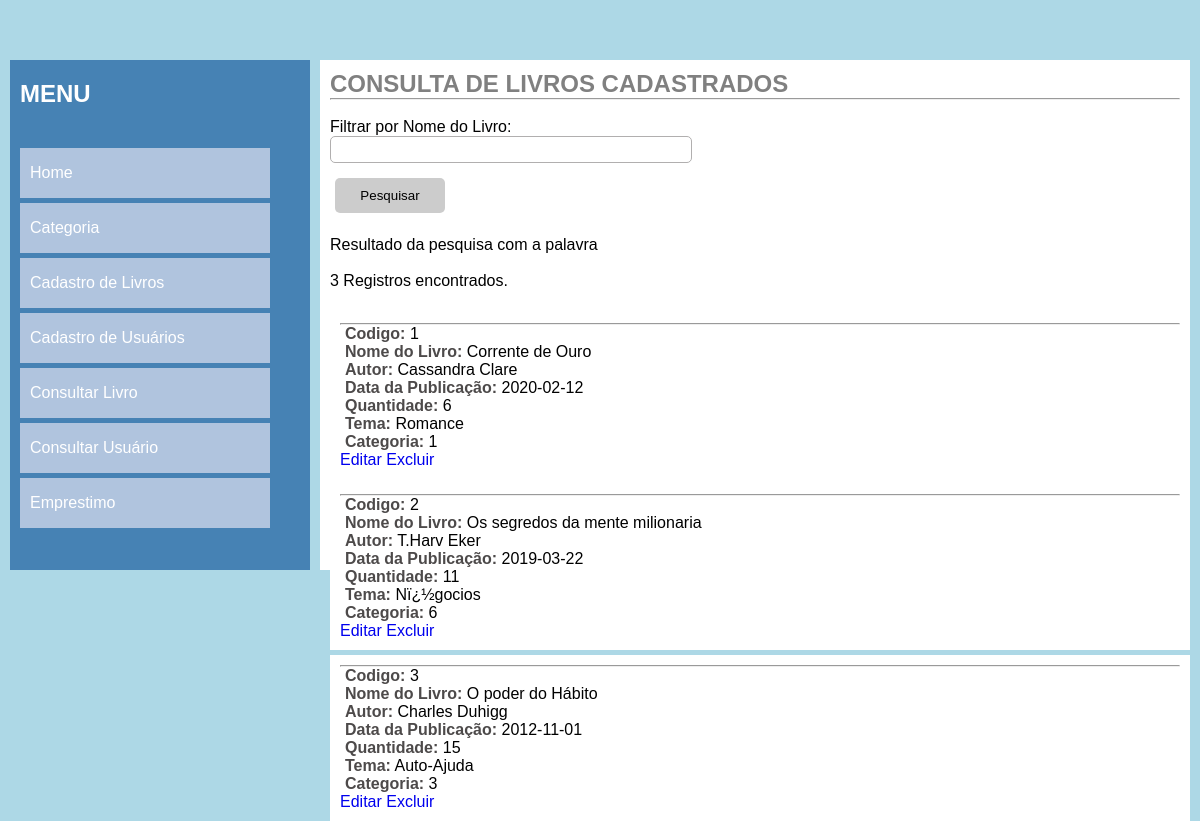
Page /consultaLivro.php on the committed database.
### tables this page shows
CREATE TABLE IF NOT EXISTS `livros` (
  `codlivro` int(11) NOT NULL AUTO_INCREMENT,
  `nome` varchar(60) NOT NULL,
  `autor` varchar(45) NOT NULL,
  `data_publicacao` date NOT NULL,
  `quantidade` int(11) NOT NULL,
  `tema` varchar(45) NOT NULL,
  `categoria` int(11) DEFAULT NULL,
  PRIMARY KEY (`codlivro`),
  KEY `fk_codlivro` (`categoria`)
);

### consultaLivro.php (the view, shortened to what this page needs)
<?php
include_once("conexao.php");
$filtro = isset($_GET['filtro'])?$_GET['filtro']:"";
$sql ="SELECT *FROM livros where nome like '%$filtro%'";
$consulta = mysqli_query($conexao, $sql);
$registros = mysqli_num_rows($consulta);
?>
<!DOCTYPE html>
<html lang="en">
<head>
    <link rel="stylesheet" href="style.css">
</head>
<body>
    <div class="container">
        <nav>
        <h1 class="titulo">MENU</h1>
            <ul class="menu">
            <a href="index.php"><li>Home</li></a>
            <a href="categoria.php"><li>Categoria</li></a>
            <a href="livro.php"> <li>Cadastro de Livros</li></a>
            <a href="usuario.php"><li>Cadastro de Usuários</li></a>
            <a href="consultaLivro.php"><li>Consultar Livro</li></a>
            <a href="consultaUsuario.php"><li>Consultar Usuário</li></a>
            <a href="emprestimo.php"><li>Emprestimo</li></a>
            </ul>
        </nav>
        <section>
            <h1>CONSULTA DE LIVROS CADASTRADOS</h1>
            <hr><br>
            <form action="#" method="get" >
            Filtrar por Nome do Livro: <input type="text" name="filtro" class="campo" required autofocus>
            <input  type="submit" value="Pesquisar" class="btn"><br>
          </form>
           <?php
           echo"Resultado da pesquisa com a palavra <strong> $filtro </strong> <br><br>";
          echo "$registros Registros encontrados.";
          echo "<br>";
          echo "<br>";
            while($exibirRegistros = mysqli_fetch_array($consulta)){
                $codlivro = $exibirRegistros[0];
                $nome = $exibirRegistros[1];
                $autor = $exibirRegistros[2];
                $data_publicacao = $exibirRegistros[3];
                $quantidade = $exibirRegistros[4];
                $tema =$exibirRegistros[5];
                $categoria  = $exibirRegistros[6];
                echo "<article>";
                echo"<hr>";
                    echo "<p><strong>Codigo:</strong> $codlivro</p>";
                    echo "<p><strong>Nome do Livro:</strong> $nome</p>";
                    echo "<p><strong>Autor:</strong> $autor</p>";
                    echo "<p><strong>Data da Publicação:</strong> $data_publicacao</p>";
                    echo "<p><strong>Quantidade:</strong> $quantidade</p>";
                    echo "<p><strong>Tema:</strong> $tema</p>";
                    echo "<p><strong>Categoria:</strong> $categoria</p>";
                    echo "<a href='alterarLivro.php?codlivro=".$exibirRegistros['codlivro']."'>Editar</a> ";
                    echo "<a href='deletarLivro.php?codlivro=".$exibirRegistros['codlivro']."'>Excluir</a><br>";
                 echo "</article>";
            }
           ?>
        </section>
    </div>
</body>
</html>

### style.css (style rules this page uses)
* { margin: 0; padding: 0; }
a { text-decoration: none; }
body { background-color: #ADD8E6; font-family: Verdana, Geneva, Tahoma, sans-serif; }
.container { margin: auto; width: 1200px; margin-top: 50px; padding: 10px; }
.titulo { margin-bottom: 40px; margin-top: 10px; color: #fff; }
nav { width: 300px; height: 510px; background-color: #4682B4; float: left; box-sizing: border-box; padding: 10px; }
article { margin-top:5px; width: 860px; box-sizing: border-box; padding: 10px; background: #fff; margin-bottom: 5px; }
section { width: 870px; height: 510px; margin-left: 10px; float: left; background-color: #fff; box-sizing: border-box; padding: 10px; }
section h1 { color:#808080; }
ul.menu { list-style-type:none; }
ul.menu li { width: 250px; height: 50px; line-height: 30px; background-color: #B0C4DE; color: #fff; margin-top: 5px; box-sizing: border-box; padding: 10px; }
form input { padding: 2px; width: 350px; display: block; border: 1px solid#ccc; }
form input[type="text"] { padding: 5px; border-radius:5px; border: 1px solid rgb(177, 175, 175); }
.btn { margin-top: 0px; margin: 5px; width: 110px; height: 35px; cursor: pointer; border: none; border-radius: 5px; background-color: #ccc; }
.campo { padding: 5px; width: 350px; display: block; border: 1px solid#ccc; }
p { margin-left: 5px; }
.btn { margin-top: 15px; }
strong { color:#4d4a4a; margin-top:3px; }

### rows in the picture
livros: codlivro "1", nome "Corrente de Ouro", autor "Cassandra Clare", data_publicacao "2020-02-12", quantidade "6", tema "Romance", categoria "1"
livros: codlivro "2", nome "Os segredos da mente milionaria", autor "T.Harv Eker", data_publicacao "2019-03-22", quantidade "11", tema "Nï¿½gocios", categoria "6"
livros: codlivro "3", nome "O poder do Hábito", autor "Charles Duhigg", data_publicacao "2012-11-01", quantidade "15", tema "Auto-Ajuda", categoria "3"

### other values in the picture
$registros "3"
